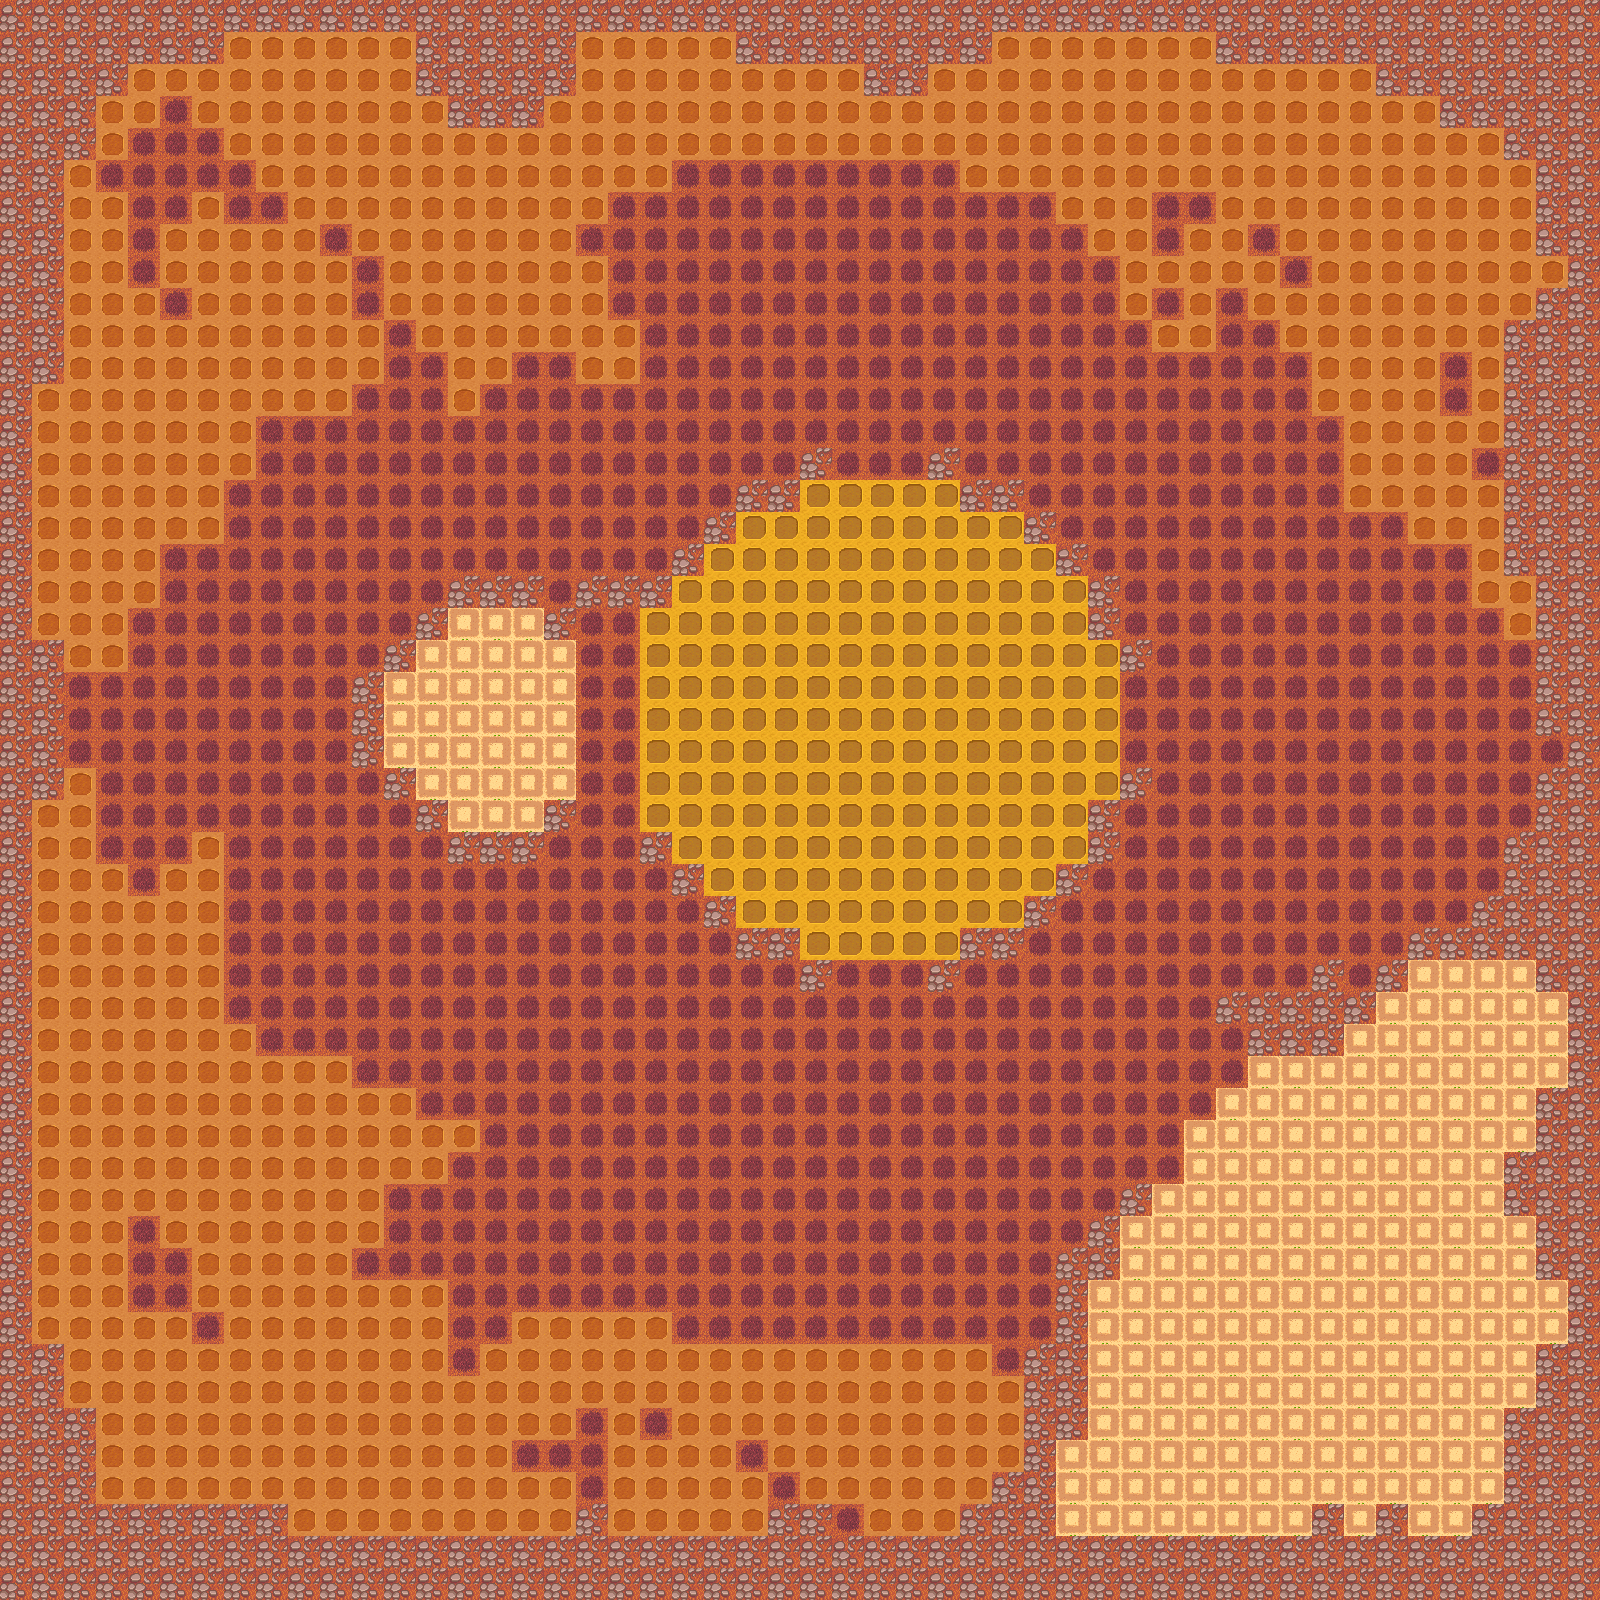

This game map was drawn from its Tiled (.tmx) file and the tilesets committed beside it. A one-line description and the trimmed map source follow:
An orthogonal 50x50 tile map with 32x32 px tiles, 4 tile layers (base, farmland, boundary, arable), 11 tilesets and 126 objects.

<map version="1.10" tiledversion="1.11.0" orientation="orthogonal" renderorder="right-down" width="50" height="50" tilewidth="32" tileheight="32" infinite="0" nextlayerid="14" nextobjectid="177">
 <tileset firstgid="1" source="base_fall.tsx" />
 <tileset firstgid="3" source="myhouse_1_fall.tsx" />
 <tileset firstgid="4" source="house_1_fall.tsx" />
 <tileset firstgid="5" source="obj_move_bushes_fall.tsx" />
 <tileset firstgid="6" source="obj_forbidden_tree_fall.tsx" />
 <tileset firstgid="7" source="static_2_stone.tsx" />
 <tileset firstgid="8" source="static_3_cobblestone.tsx" />
 <tileset firstgid="9" source="static_4_flower.tsx" />
 <tileset firstgid="10" source="boundary_fall.tsx" />
 <tileset firstgid="11" source="arable_2.tsx" />
 <tileset firstgid="12" source="farmland.tsx" />
 <layer id="1" name="base" width="50" height="50">
  <data>[2500 cells, 2500 non-empty, 2 distinct tile ids]</data>
 </layer>
 <layer id="13" name="farmland" width="50" height="50">
  <data>[2500 cells, 239 non-empty, 1 distinct tile ids]</data>
 </layer>
 <layer id="2" name="boundary" width="50" height="50">
  <data>[2500 cells, 468 non-empty, 1 distinct tile ids]</data>
 </layer>
 <layer id="3" name="arable" width="50" height="50">
  <data>[2500 cells, 179 non-empty, 1 distinct tile ids]</data>
 </layer>
 <objectgroup id="4" name="myhouse">
  <object id="1" gid="3" x="571.645" y="789.941" width="64" height="190" />
 </objectgroup>
 <objectgroup id="6" name="house">
  <object id="3" gid="4" x="316.471" y="664.084" width="62" height="80" />
  <object id="4" gid="4" x="767.501" y="1237.75" width="62" height="80" />
  <object id="5" gid="4" x="1252.6" y="943.424" width="62" height="80" />
  <object id="6" gid="4" x="1084.99" y="465.141" width="62" height="80" />
  <object id="7" gid="4" x="358.712" y="578.239" width="62" height="80" />
  <object id="8" gid="4" x="1147.67" y="515.558" width="62" height="80" />
  <object id="9" gid="4" x="832.907" y="1198.24" width="62" height="80" />
  <object id="10" gid="4" x="886.05" y="1270.45" width="62" height="80" />
 </objectgroup>
 <objectgroup id="7" name="obj_mv_1">
  <object id="11" gid="5" x="1125.21" y="783.469" width="127" height="127" />
  <object id="12" gid="5" x="819.984" y="1080.52" width="127" height="127" />
  <object id="166" gid="5" x="686.446" y="321.537" width="127" height="127" />
  <object id="167" gid="5" x="284.471" y="942.896" width="127" height="127" />
  <object id="168" gid="5" x="482.052" y="1117.31" width="127" height="127" />
 </objectgroup>
 <objectgroup id="8" name="obj_fb_2">
  <object id="16" gid="6" x="1305.84" y="689.524" width="41" height="90" />
  <object id="48" gid="6" x="1378.06" y="572.338" width="41" height="90" />
  <object id="50" gid="6" x="1234.99" y="832.6" width="41" height="90" />
  <object id="58" gid="6" x="372.437" y="444.251" width="41" height="90" />
  <object id="59" gid="6" x="386.064" y="1079.24" width="41" height="90" />
  <object id="60" gid="6" x="484.173" y="1319.06" width="41" height="90" />
  <object id="61" gid="6" x="850.72" y="230.318" width="41" height="90" />
  <object id="62" gid="6" x="935.204" y="265.746" width="41" height="90" />
  <object id="63" gid="6" x="1000.61" y="271.197" width="41" height="90" />
  <object id="64" gid="6" x="124.439" y="708.601" width="41" height="90" />
  <object id="65" gid="6" x="118.988" y="808.073" width="41" height="90" />
  <object id="66" gid="6" x="286.592" y="1027.46" width="41" height="90" />
  <object id="121" gid="6" x="891.599" y="238.493" width="41" height="90" />
  <object id="122" gid="6" x="789.402" y="230.318" width="41" height="90" />
  <object id="123" gid="6" x="744.435" y="209.878" width="41" height="90" />
  <object id="124" gid="6" x="699.469" y="213.966" width="41" height="90" />
  <object id="125" gid="6" x="674.941" y="226.23" width="41" height="90" />
  <object id="126" gid="6" x="1038.76" y="299.812" width="41" height="90" />
  <object id="127" gid="6" x="940.654" y="295.724" width="41" height="90" />
  <object id="128" gid="6" x="973.357" y="305.262" width="41" height="90" />
  <object id="129" gid="6" x="867.072" y="284.823" width="41" height="90" />
  <object id="130" gid="6" x="917.489" y="312.075" width="41" height="90" />
  <object id="131" gid="6" x="828.918" y="275.284" width="41" height="90" />
  <object id="132" gid="6" x="805.754" y="207.153" width="41" height="90" />
  <object id="133" gid="6" x="827.556" y="186.714" width="41" height="90" />
  <object id="134" gid="6" x="661.315" y="276.647" width="41" height="90" />
  <object id="135" gid="6" x="841.182" y="320.251" width="41" height="90" />
  <object id="136" gid="6" x="774.413" y="365.218" width="41" height="90" />
  <object id="137" gid="6" x="688.568" y="350.229" width="41" height="90" />
  <object id="138" gid="6" x="730.809" y="380.207" width="41" height="90" />
  <object id="139" gid="6" x="658.59" y="329.79" width="41" height="90" />
  <object id="140" gid="6" x="816.655" y="344.779" width="41" height="90" />
  <object id="141" gid="6" x="798.941" y="254.845" width="41" height="90" />
  <object id="142" gid="6" x="771.688" y="248.032" width="41" height="90" />
  <object id="143" gid="6" x="710.37" y="242.581" width="41" height="90" />
  <object id="144" gid="6" x="679.029" y="252.12" width="41" height="90" />
  <object id="145" gid="6" x="737.622" y="355.68" width="41" height="90" />
  <object id="146" gid="6" x="620.436" y="283.46" width="41" height="90" />
  <object id="147" gid="6" x="625.887" y="231.68" width="41" height="90" />
  <object id="148" gid="6" x="570.019" y="260.296" width="41" height="90" />
  <object id="149" gid="6" x="599.997" y="333.878" width="41" height="90" />
  <object id="150" gid="6" x="651.777" y="347.504" width="41" height="90" />
  <object id="151" gid="6" x="647.689" y="376.119" width="41" height="90" />
  <object id="152" gid="6" x="614.986" y="427.899" width="41" height="90" />
  <object id="153" gid="6" x="508.7" y="442.888" width="41" height="90" />
  <object id="154" gid="6" x="270.24" y="486.492" width="41" height="90" />
  <object id="155" gid="6" x="252.526" y="565.525" width="41" height="90" />
  <object id="156" gid="6" x="610.898" y="539.635" width="41" height="90" />
  <object id="157" gid="6" x="669.491" y="1005.65" width="41" height="90" />
  <object id="158" gid="6" x="713.095" y="1068.34" width="41" height="90" />
  <object id="159" gid="6" x="575.469" y="1234.58" width="41" height="90" />
  <object id="160" gid="6" x="490.986" y="1216.86" width="41" height="90" />
  <object id="161" gid="6" x="1360.35" y="851.673" width="41" height="90" />
  <object id="162" gid="6" x="704.92" y="1314.98" width="41" height="90" />
  <object id="163" gid="6" x="1049.66" y="1312.25" width="41" height="90" />
  <object id="164" gid="6" x="792.125" y="1343.59" width="41" height="90" />
  <object id="165" gid="6" x="1397.14" y="708.598" width="41" height="90" />
 </objectgroup>
 <objectgroup id="9" name="static_2">
  <object id="67" gid="7" x="100.362" y="396.273" width="50" height="53" />
  <object id="69" gid="7" x="529.59" y="587.041" width="50" height="53" />
  <object id="70" gid="7" x="699.919" y="471.217" width="50" height="53" />
  <object id="71" gid="7" x="1029.68" y="963.127" width="50" height="53" />
  <object id="72" gid="7" x="276.141" y="1380.09" width="50" height="53" />
  <object id="73" gid="7" x="346.998" y="1426.42" width="50" height="53" />
  <object id="74" gid="7" x="1407.12" y="210.955" width="50" height="53" />
  <object id="75" gid="7" x="1261.32" y="167.351" width="50" height="53" />
  <object id="76" gid="7" x="1329.45" y="352.669" width="50" height="53" />
  </objectgroup>
 <objectgroup id="10" name="static_3">
  <!-- 18 objects omitted --></objectgroup>
 <objectgroup id="11" name="static_4">
  <!-- 27 objects omitted --></objectgroup>
</map>
<!-- 46 of 126 objects omitted -->
